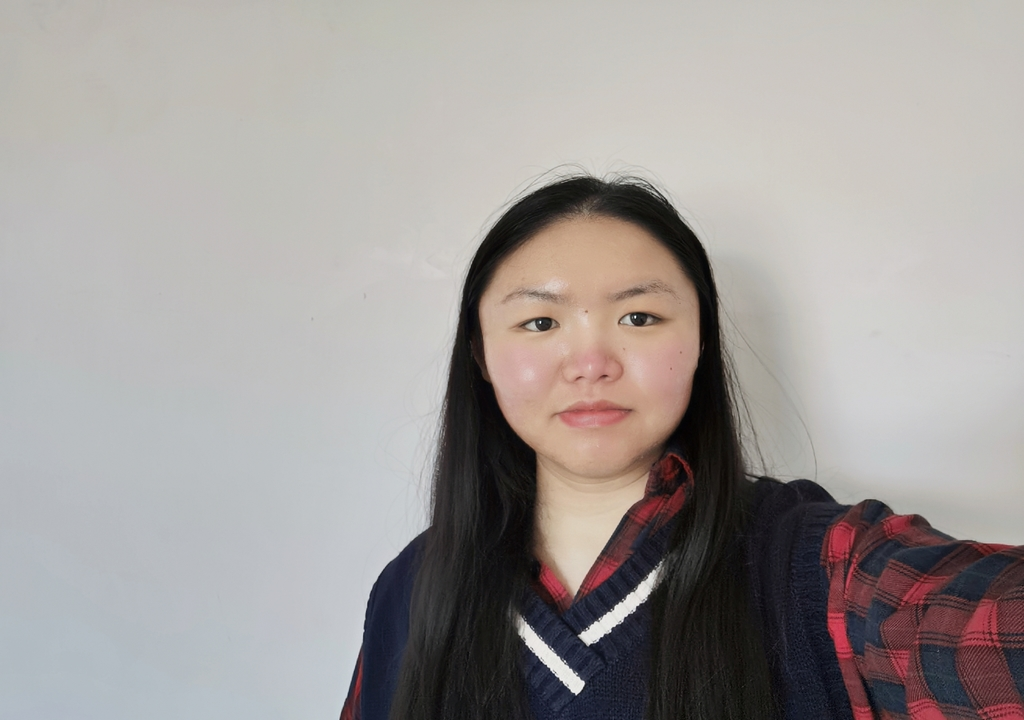
#> input picture Image Basic/face_01_u6589143.jpg, 1024 x 720 px
$ python Task_4.py
#> lines starting #> are read from the running program, lines starting #| are printed output that depends on the picture
### Image Basic/code/Global_lib.py
# -*- coding: utf-8 -*-
"""
Created on Fri Mar 27 14:45:16 2020

@author: Fengdan Cui

all necessry functions used for completing tasks
"""

import matplotlib.pyplot as plt
import cv2
import numpy as np
import math

# gaussian filter implement for removing noise by caculating convolution

def my_Gauss_filter(noisy_image, size, sigma):

    kernel_x = cv2.getGaussianKernel(size, sigma).reshape(size, 1)
    kernel_y = cv2.getGaussianKernel(size, sigma).reshape(1, size)
    kernel =  kernel_x * kernel_y
    out = caculate_conv(noisy_image, kernel)
    return out


# sobel filter implement for edge detection in different direction by caculating convolution

# [14 lines left out: function sobel_filter, not called in this run]

# caculating convolution by dot and sum
# add padding for input in order to ensure the size of output is the same as input

def caculate_conv(inputs, mask):

    out = np.zeros(inputs.shape)
    size = mask.shape[0]
    pad_len = math.floor(size / 2)

    # (rows, cols) -> (rows + 2, cols + 2)
    inputs_pad = np.pad(inputs, ((pad_len, pad_len), (pad_len, pad_len)),'constant', constant_values=(0, 0))
    h, w = inputs_pad.shape

    for i in range(h - size + 1):
        for j in range(w - size + 1):
            out[i, j] = np.sum((inputs_pad[i: i + size, j: j + size]) * mask)

    return out

# rotate image according to give angle using different methods
# out: rotetion output of forward mapping
# out_b: rotetion output of backward mapping

# [115 lines left out: functions my_rotation, rotation_matrix, nearest_inter, linear_inter, not called in this run]

# display all images in a list

def display_images(images, titles):
    fig, axs = plt.subplots(figsize=(6 * len(images), 5), ncols = len(images))
    if len(images) > 1:
        for i, image in enumerate(images):
            if image.ndim == 2:
                axs[i].imshow(images[i], cmap = 'gray')
            else:
                axs[i].imshow(images[i])
            axs[i].set_title(titles[i])
    else:
        if images[0].ndim == 2:
            axs.imshow(images[0], cmap = 'gray')
        else:
            axs.imshow(images[0])
        axs.set_title(titles[0])


# another way for caculating rotation matrix

"""
m = np.array([[cos, -sin, 0],
              [sin, cos, 0],
              [0, 0, 1]])

c = np.array([[1, 0, -cx],
              [0, 1, -cy],
              [0, 0, 1]])
xy = np.dot(np.dot(np.linalg.inv(m), c), np.array([i, j, 1]).T)

"""


### Image Basic/code/Task_4.py
# -*- coding: utf-8 -*-
"""
Created on Fri Mar 27 11:28:47 2020

@author: Fengdan Cui

Task - 4 Image Denoising via a Gaussian Filter
"""

import cv2
import matplotlib.pyplot as plt
import numpy as np
from Global_lib import display_images, my_Gauss_filter

# load image and resize and convert to gray image

img = cv2.cvtColor(cv2.imread('../face_01_u6589143.jpg'), cv2.COLOR_RGB2BGR)
img_crop = cv2.resize(img[0: 600, 250: 850], (256, 256))
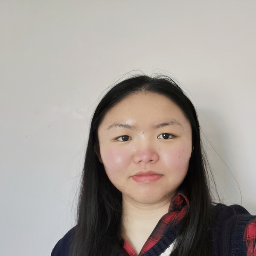
#> img_crop: shape (256, 256, 3); mean R, G, B 163, 155.3, 150
img_crop_gray = cv2.cvtColor(img_crop, cv2.COLOR_BGR2GRAY)
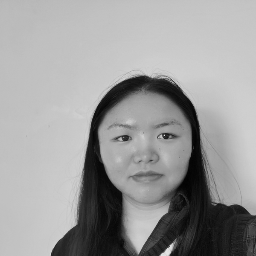
#> img_crop_gray: shape (256, 256); min 2, max 236, mean 154.6
display_images([img, img_crop, img_crop_gray], ["original image", "cropped image", "cropped grayscale image"])
#> the loop in display_images, `for i, image in enumerate(images):` made 3 passes

# save the new image

cv2.imwrite("face_01_crop.jpg", img_crop_gray)

# add Gaussian noise to this new 256x256 image

gaussian = np.random.normal(0, 15, img_crop_gray.shape)
img_noise = img_crop_gray + gaussian
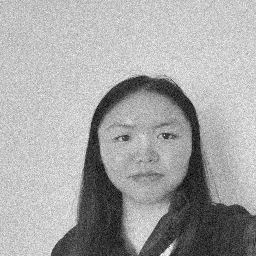
#> img_noise: shape (256, 256) float64; min -38.68, max 257.3, mean 154.6; drawn with min black and max white
# cv2.normalize(img_noise, img_noise, 0, 255, cv2.NORM_MINMAX)
display_images([img_crop_gray, img_noise], ["original grayscale image", "after adding gaussian noise"])
#> the loop in display_images (call 2), `for i, image in enumerate(images):` made 2 passes

# display the two histograms side by side, one before adding the noise and one after adding the noise

fig, (ax1, ax2) = plt.subplots(figsize=(12, 5), ncols = 2)
ax1.hist(img_crop_gray.ravel(), 256, [0,256])
ax1.set_title("histogram before adding noise")
ax2.hist(img_noise.ravel(), 256, [0,256])
ax2.set_title("histogram after adding noise")

# apply my gaussian filter to the above noisy image

sig_1 = my_Gauss_filter(img_noise, 5, 1)
#> in caculate_conv, `inputs_pad = np.pad(inputs, ((pad_len, pad_len), (pad_len, pad_len)),'..`:
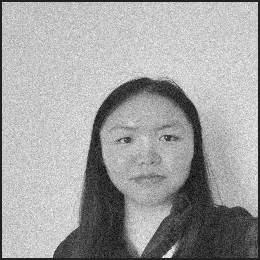
#> inputs_pad: shape (260, 260) float64; min -38.68, max 257.3, mean 149.8; drawn with min black and max white
#> after the loop in caculate_conv, `for i in range(h - size + 1):`:
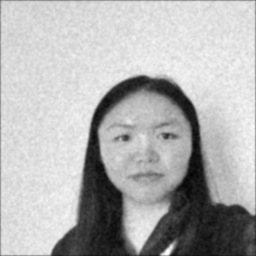
#> out: shape (256, 256) float64; min -8.16, max 224.1, mean 153.7; drawn with min black and max white
sig_3 = my_Gauss_filter(img_noise, 5, 3)
sig_5 = my_Gauss_filter(img_noise, 5, 5)
#> after the loop in caculate_conv (call 3), `for i in range(h - size + 1):`:
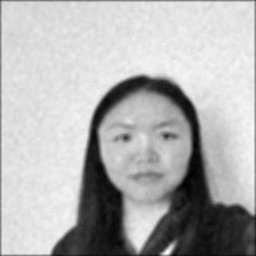
#> out: shape (256, 256) float64; min -0.799, max 220, mean 153.1; drawn with min black and max white

display_images([sig_1, sig_3, sig_5],
              ["sigma = 1", "sigma = 3", "sigma = 5"])

sig_7 = my_Gauss_filter(img_noise, 5, 7)
sig_9 = my_Gauss_filter(img_noise, 5, 9)
sig_11 = my_Gauss_filter(img_noise, 5, 11)

display_images([sig_7, sig_9, sig_11],
              ["sigma = 7", "sigma = 9", "sigma = 11"])

sig_13 = my_Gauss_filter(img_noise, 5, 13)
sig_15 = my_Gauss_filter(img_noise, 5, 15)
sig_17 = my_Gauss_filter(img_noise, 5, 17)

display_images([sig_13, sig_15, sig_17],
              ["sigma = 13", "sigma = 15", "sigma = 17"])

# using inbuilt function

sig_1_cv = cv2.GaussianBlur(img_noise, (5, 5), 1)
sig_5_cv = cv2.GaussianBlur(img_noise, (5, 5), 5)
sig_7_cv = cv2.GaussianBlur(img_noise, (5, 5), 7)
display_images([sig_1, sig_5, sig_7],
              ["sigma = 1", "sigma = 5", "sigma = 10"])
display_images([sig_1_cv, sig_5_cv, sig_7_cv],
              ["cv sigma = 1", "cv sigma = 5", "cv sigma = 10"])


"""
def main():


if __name__ == "__main__":
    main()
"""
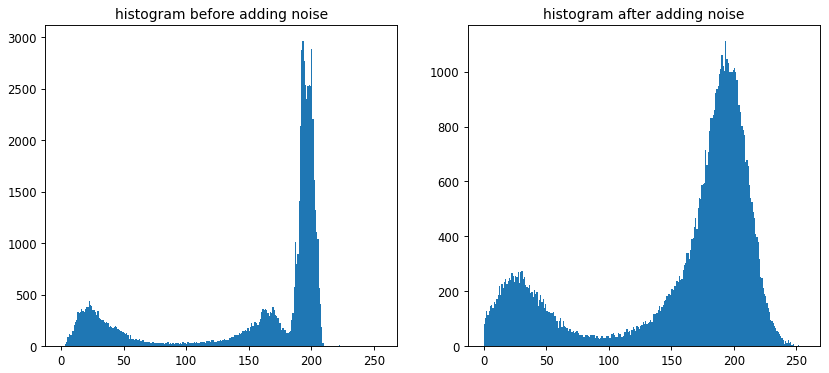
#> figure drawn by matplotlib, 2 panels; panel 1: tallest bar 2966 high, from x = 193 to 194; panel 2: tallest bar 1113 high, from x = 193 to 194

$ run again, with Image Basic/face_02_u6589143.jpg copied over Image Basic/face_01_u6589143.jpg
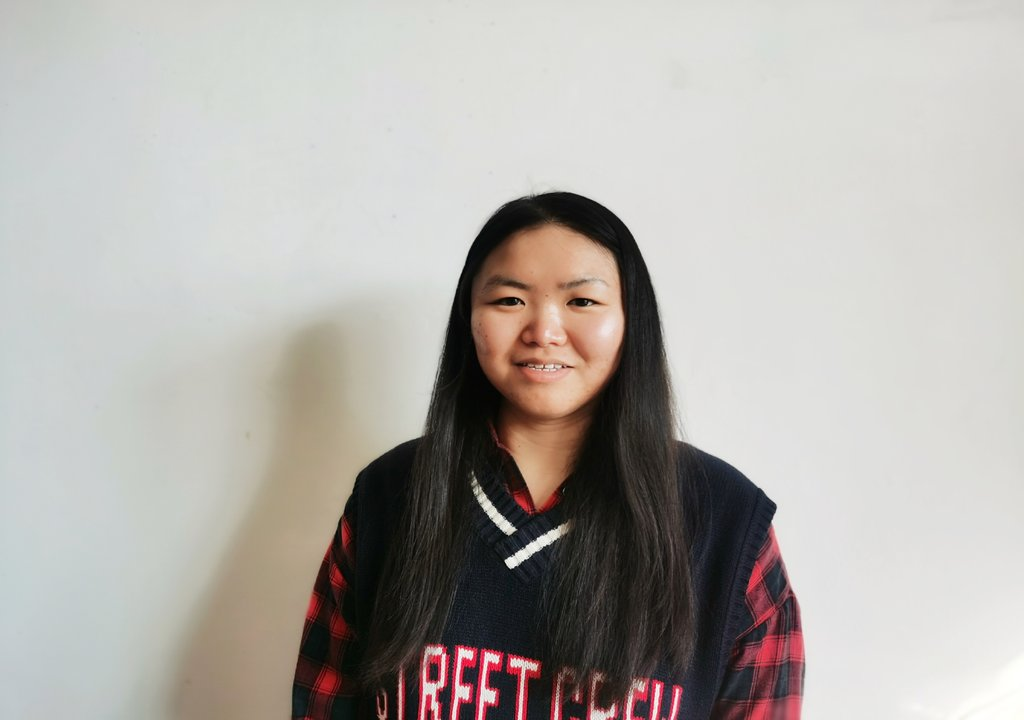
#> input picture Image Basic/face_02_u6589143.jpg, 1024 x 720 px
#> the loop in display_images, `for i, image in enumerate(images):` made 3 passes
#> the loop in display_images (call 2), `for i, image in enumerate(images):` made 2 passes
#> after the loop in caculate_conv (call 4), `for i in range(h - size + 1):`:
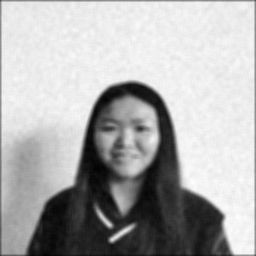
#> out: shape (256, 256) float64; min -2.69, max 236.8, mean 160.7; drawn with min black and max white
#> `"""`:
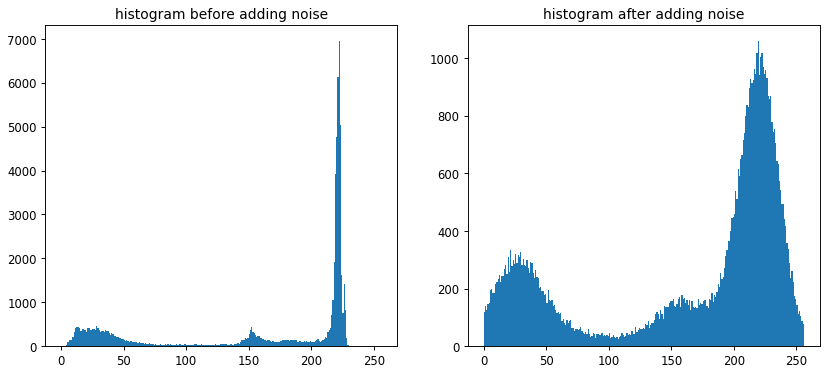
#> figure drawn by matplotlib, 2 panels; panel 1: tallest bar 6960 high, from x = 222 to 223; panel 2: tallest bar 1060 high, from x = 219 to 220

$ run again, with Image Basic/face_03_u6589143.jpg copied over Image Basic/face_01_u6589143.jpg
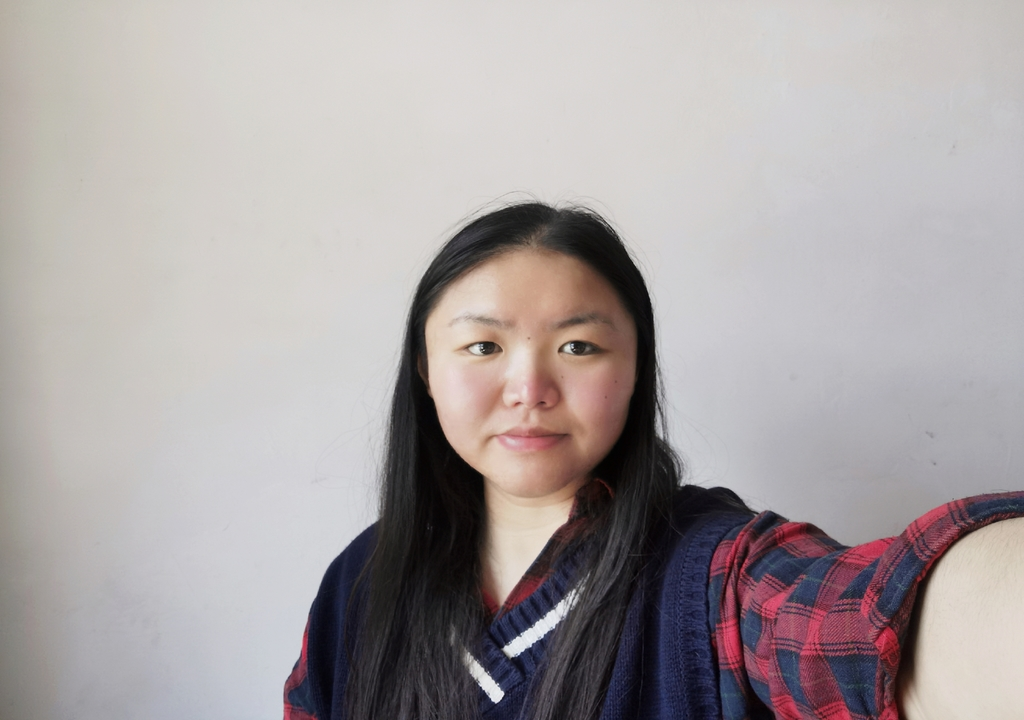
#> input picture Image Basic/face_03_u6589143.jpg, 1024 x 720 px
#> the loop in display_images, `for i, image in enumerate(images):` made 3 passes
#> the loop in display_images (call 2), `for i, image in enumerate(images):` made 2 passes
#> after the loop in caculate_conv, `for i in range(h - size + 1):`:
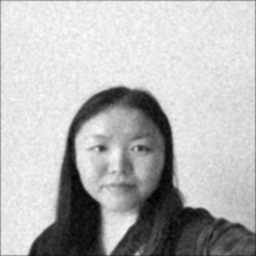
#> out: shape (256, 256) float64; min -6.97, max 232.1, mean 164.5; drawn with min black and max white
#> `"""`:
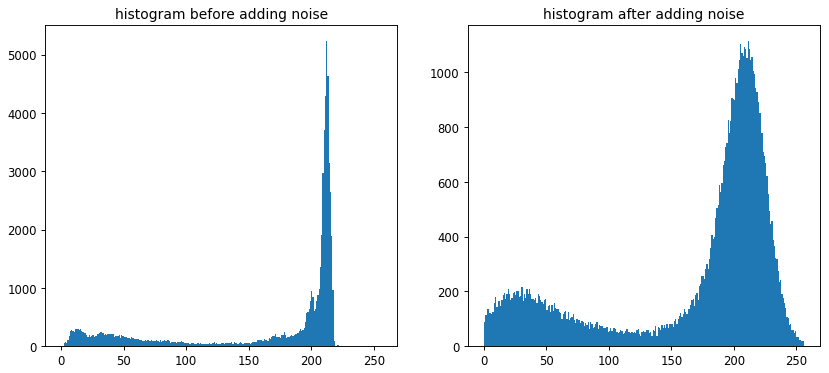
#> figure drawn by matplotlib, 2 panels; panel 1: tallest bar 5242 high, from x = 212 to 213; panel 2: tallest bar 1116 high, from x = 211 to 212
